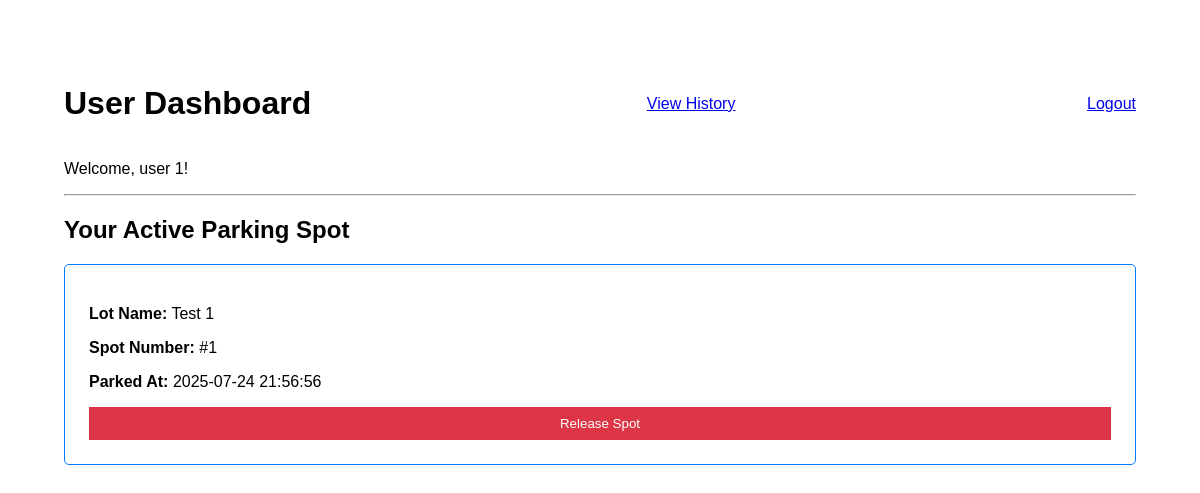
Page /user/dashboard (signed in) on the earlier database version.
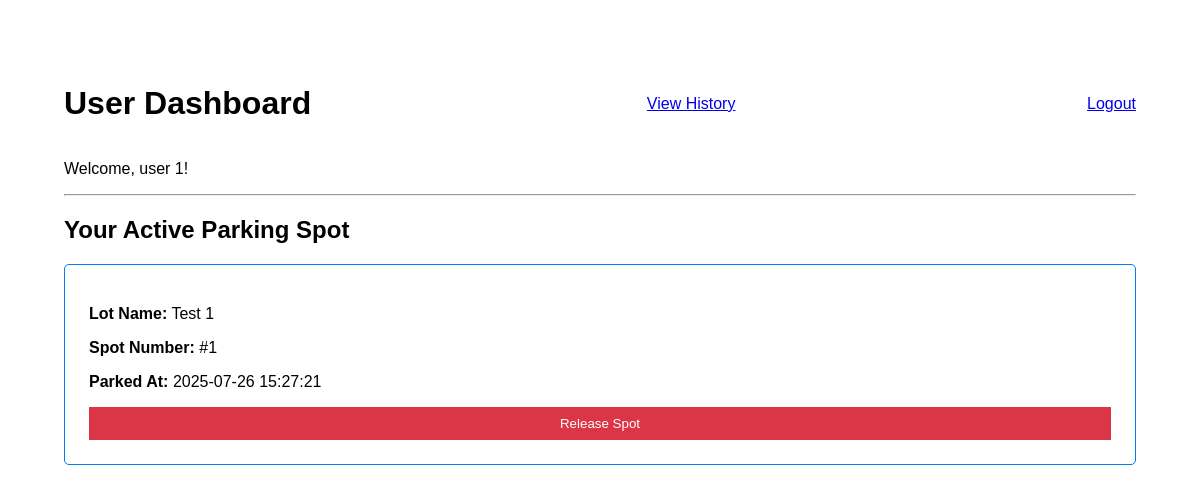
Same page on the later database version.
### models/models.py (models this page shows)
class Reservation(db.Model):
    id = db.Column(db.Integer, primary_key=True)
    user_id = db.Column(db.Integer, db.ForeignKey('user.id'), nullable=False)
    spot_id = db.Column(db.Integer, db.ForeignKey('parking_spot.id'), nullable=False)
    start_time = db.Column(db.DateTime, nullable=False)
    end_time = db.Column(db.DateTime)
    cost = db.Column(db.Float)
    spot = db.relationship('ParkingSpot', backref='reservations')

### controllers/controllers.py (the view)
@app.route('/user/dashboard')
@login_required
@role_required('user')
def user_dashboard():
    active_reservation = Reservation.query.filter_by(user_id=current_user.id, end_time=None).first()
    if active_reservation:
        return render_template('user_dashboard.html', active_reservation=active_reservation)
    else:
        lots = ParkingLot.query.order_by(ParkingLot.id).all()
        return render_template('user_dashboard.html', lots=lots)

### app.py (called while the page is built)
@login_manager.user_loader
def load_user(user_id):
    return User.query.get(int(user_id))

### controllers/controllers.py (called while the page is built)
def role_required(role):
    def wrapper(fn):
        @wraps(fn)
        def decorated_view(*args, **kwargs):
            if not current_user.is_authenticated or current_user.role != role:
                flash("You do not have permission to access this page.")
                return redirect(url_for('login'))
            return fn(*args, **kwargs)
        return decorated_view
    return wrapper

### templates/user_dashboard.html (shortened to what this page needs)
{% extends 'base.html' %}
{% block content %}
<div style="max-width: 1200px; margin: auto; padding: 2em;">
    <div style="display: flex; justify-content: space-between; align-items: center;">
        <h1>User Dashboard</h1>
        <a href="{{ url_for('parking_history') }}" style="margin-right: 1em;">View History</a>
        <a href="{{ url_for('logout') }}">Logout</a>
    </div>
    <p>Welcome, {{ current_user.full_name }}!</p>
    <hr>
    {% if active_reservation %}
        <h2>Your Active Parking Spot</h2>
        <div style="border: 1px solid #007bff; padding: 1.5em; border-radius: 5px;">
            <p><strong>Lot Name:</strong> {{ active_reservation.spot.lot.name }}</p>
            <p><strong>Spot Number:</strong> #{{ active_reservation.spot.spot_number }}</p>
            <p><strong>Parked At:</strong> {{ active_reservation.start_time.strftime('%Y-%m-%d %H:%M:%S') }}</p>
            <form method="POST" action="{{ url_for('release_spot') }}">
                <button type="submit" style="background-color: #dc3545;">Release Spot</button>
            </form>
        </div>
    {% endif %}
</div>
{% endblock %}

Differences in the rows shown:
no longer on this page (row edited): Reservation: start_time "2025-07-24 21:56:56"
added Reservation: start_time "2025-07-26 15:27:21"
